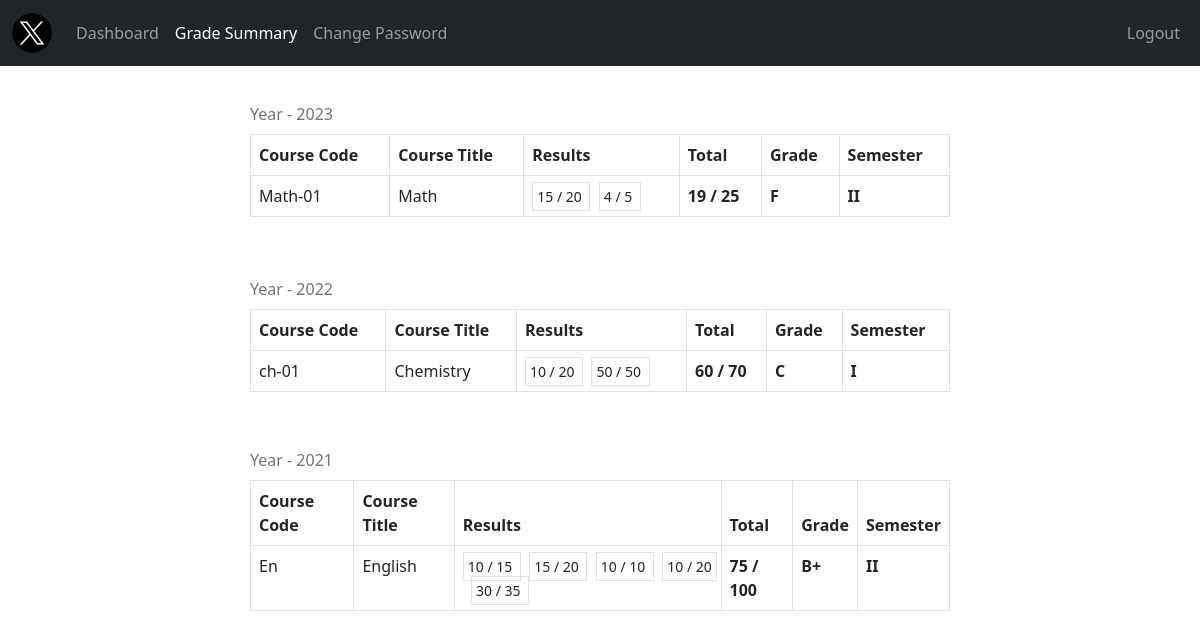
The app's page /Student/grade.php (signed in) with its own data.
### tables this page shows
CREATE TABLE `student_score` (
  `id` int(11) NOT NULL,
  `semester` varchar(100) NOT NULL,
  `year` int(11) NOT NULL,
  `student_id` int(11) NOT NULL,
  `teacher_id` int(11) NOT NULL,
  `subject_id` int(11) NOT NULL,
  `results` varchar(512) NOT NULL
);

CREATE TABLE `subjects` (
  `subject_id` int(11) NOT NULL,
  `subject` varchar(31) NOT NULL,
  `subject_code` varchar(31) NOT NULL,
  `grade` int(11) NOT NULL
);

### Student/data/score.php (called while the page is built)
<?php
function getScoreById($student_id, $conn){
   $sql = "SELECT * FROM student_score
           WHERE student_id=? ORDER BY year DESC";
   $stmt = $conn->prepare($sql);
   $stmt->execute([$student_id]);
   if ($stmt->rowCount() > 0) {
     $student_scores = $stmt->fetchAll();
     return $student_scores;
   }else {
    return 0;
   }
}
function gradeCalc($grade){
   $g = "";
   if ($grade >= 92) {
       $g = "A+";
   }else if ($grade >= 86) {
       $g = "A";
   }else if ($grade >= 80) {
       $g = "A-";
   }else if ($grade >= 75) {
       $g = "B+";
   }else if ($grade >= 70) {
       $g = "B";
   }else if ($grade >= 66) {
       $g = "B-";
   }else if ($grade >= 60) {
       $g = "C";
   }else if ($grade >= 55) {
       $g = "C-";
   }else if ($grade >= 50) {
       $g = "D+";
   }else if ($grade >= 45) {
       $g = "D";
   }else if ($grade >= 40) {
       $g = "D-";
   }else if ($grade < 39) {
       $g = "F";
   }
   return $g;
}

### Student/data/subject.php (called while the page is built, shortened)
<?php
function getSubjectById($subject_id, $conn){
   $sql = "SELECT * FROM subjects
           WHERE subject_id=?";
   $stmt = $conn->prepare($sql);
   $stmt->execute([$subject_id]);
   if ($stmt->rowCount() == 1) {
     $subject = $stmt->fetch();
     return $subject;
   }else {
   	return 0;
   }
}
 ?>

### Student/grade.php (the view, shortened to what this page needs)
<?php
if (isset($_SESSION['student_id']) &&
    isset($_SESSION['role'])) {
    if ($_SESSION['role'] == 'Student') {
     include "../DB_connection.php";
     include "data/score.php";
     include "data/subject.php";
     $student_id = $_SESSION['student_id'];
     $scores = getScoreById($student_id, $conn);
 ?>
<!DOCTYPE html>
<html lang="en">
<head>
	<link rel="stylesheet" href="https://cdn.jsdelivr.net/npm/bootstrap@5.2.0/dist/css/bootstrap.min.css">
	<link rel="stylesheet" href="../css/style.css">
  <link rel="stylesheet" href="https://cdnjs.cloudflare.com/ajax/libs/font-awesome/4.7.0/css/font-awesome.min.css">
</head>
<body>
    <?php
        include "inc/navbar.php";
        if ($scores != 0) {
     ?>
     <div class="d-flex justify-content-center align-items-center flex-column pt-4">
         <?php
            $check = 0;
            foreach ($scores as $score) {
              if($score['year'] == $check){
                $check = $score['year'];
                $csubject = getSubjectById($score['subject_id'], $conn);
          ?>
          <tr>
            <td><?=$csubject['subject_code']?></th>
            <td><?=$csubject['subject']?></th>
            <td>
              <?php
                  $total = 0;
                  $outOf = 0;
                  $results = explode(',', trim($score['results']));
                  foreach ($results as $result) {
                    $temp =  explode(' ', trim($result));
                     $total +=$temp[0];
                     $outOf +=$temp[1];
               ?>
              <small class="border p-1">
                <?=$temp[0]?> / <?=$temp[1]?>
              </small>&nbsp;
            <?php } ?>
            </th>
            <th><?=$total?> / <?=$outOf?></th>
            <th><?php
                echo gradeCalc($total);
               ?></th>
            <th><?=$score['semester']?></th>
          </tr>
        <?php }else {
          $check = $score['year'];
          $csubject = getSubjectById($score['subject_id'], $conn);
        ?>
         <div class="table-responsive " style="width: 90%; max-width: 700px;">
              <table class="table table-bordered mt-1 mb-5 n-table">
                 <caption style="caption-side:top">Year - <?=$score['year']?> </caption>
                <thead>
                  <tr>
                    <th scope="col">Course Code</th>
                    <th scope="col">Course Title</th>
                    <th scope="col">Results</th>
                    <th scope="col">Total</th>
                    <th scope="col">Grade</th>
                    <th scope="col">Semester</th>
                  </tr>
                </thead>
                <tbody>
                  <tr>
            <td><?=$csubject['subject_code']?></th>
            <td><?=$csubject['subject']?></th>
            <td>
              <?php
                  $total = 0;
                  $outOf = 0;
                  $results = explode(',', trim($score['results']));
                  foreach ($results as $result) {
                    $temp =  explode(' ', trim($result));
                    $total += $temp[0];
                    $outOf += $temp[1];
               ?>
              <small class="border p-1">
                <?=$temp[0]?> / <?=$temp[1]?>
              </small>&nbsp;
            <?php } ?>
            <th><?=$total?> / <?=$outOf?></th>
            <th><?php
                echo gradeCalc($total);
               ?></th>
            <th><?=$score['semester']?></th>
          </tr>
        <?php } if($score['year'] != $check){ ?>
  <?php  } } ?>
   <?php } ?>
</body>
</html>
<?php
  }else {
    header("Location: ../login.php");
    exit;
  }
}else {
	header("Location: ../login.php");
	exit;
}
?>

### css/style.css (style rules this page uses)
.n-table { max-width: 800px; }

### records on screen
student_score: year "2023", subject.subject_code "Math-01", subject.subject "Math", results "15", results "20", results "4", results "5", total "19", outOf "25", total "F", semester "II"
student_score: year "2022", subject.subject_code "ch-01", subject.subject "Chemistry", results "10", results "20", results "50", total "60", outOf "70", total "C", semester "I"
student_score: year "2021", subject.subject_code "En", subject.subject "English", results "10", results "15", results "20", results "30", results "35", total "75", outOf "100", total "B+", semester "II"
